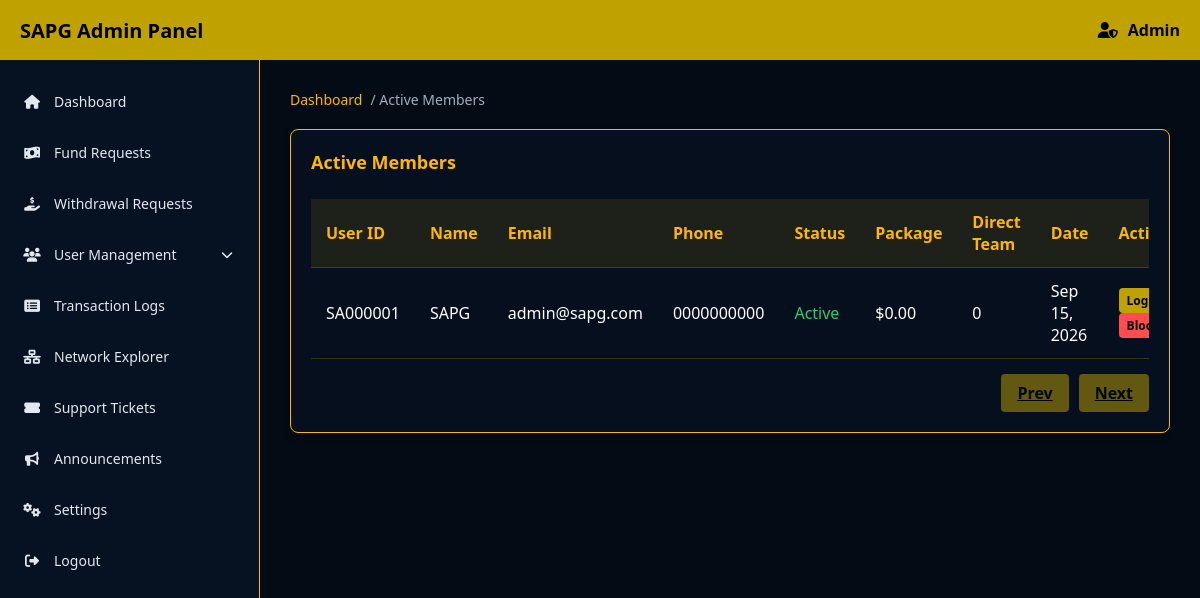
/AdminPanel/activeMembers.php (signed in), run on an earlier commit of the app's database.
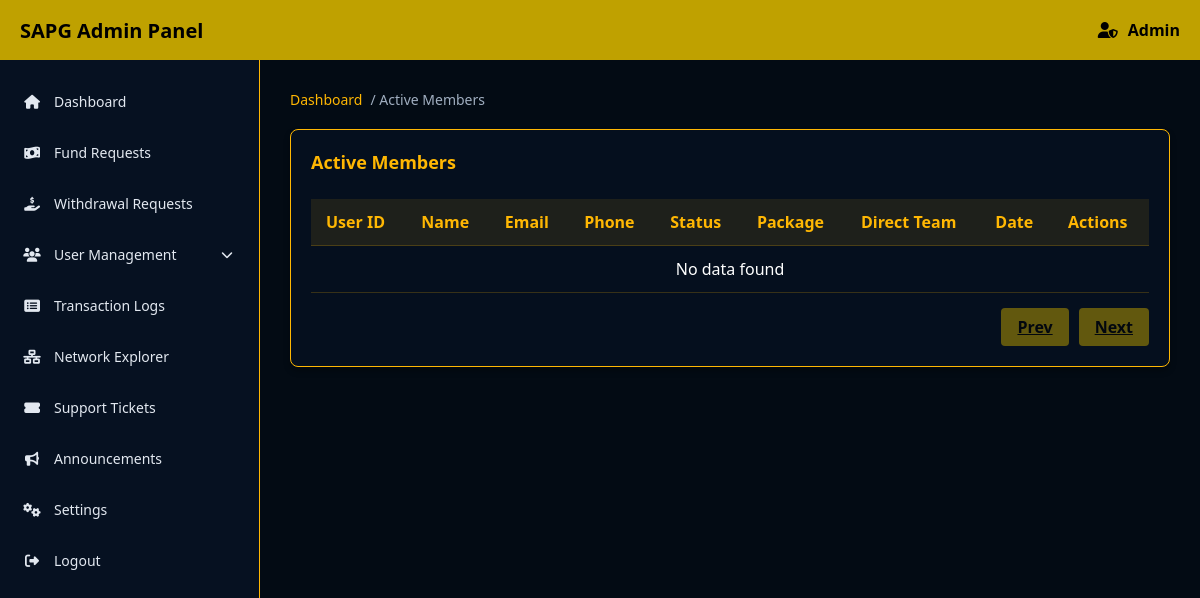
And on a later commit of the database.
### tables this page shows
CREATE TABLE `users` (
  `id` int(11) NOT NULL AUTO_INCREMENT,
  `user_id` varchar(8) NOT NULL COMMENT 'Alphanumeric ID: SA followed by 6 digits',
  `sponsor_id` varchar(8) DEFAULT NULL COMMENT 'References parent user_id in sponsor tree',
  `name` varchar(100) NOT NULL,
  `email` varchar(255) NOT NULL,
  `phone` varchar(20) NOT NULL,
  `password` varchar(255) NOT NULL COMMENT 'Bcrypt hashed',
  `status` enum('Active','Inactive','Blocked') DEFAULT 'Inactive' COMMENT 'Inactive = registered but no package',
  `created_at` timestamp NOT NULL DEFAULT current_timestamp(),
  `updated_at` timestamp NOT NULL DEFAULT current_timestamp() ON UPDATE current_timestamp(),
  `wallet_address` varchar(255) DEFAULT NULL,
  PRIMARY KEY (`id`),
  UNIQUE KEY `user_id` (`user_id`),
  KEY `idx_sponsor` (`sponsor_id`),
  KEY `idx_status` (`status`),
  KEY `idx_email` (`email`)
);

CREATE TABLE `user_financial_summary` (
  `user_id` varchar(8) NOT NULL,
  `my_package` decimal(10,2) DEFAULT 0.00 COMMENT 'Highest active package amount',
  `direct_team_count` int(11) DEFAULT 0 COMMENT 'Number of direct referrals',
  `total_active_team_count` int(11) DEFAULT 0 COMMENT 'All downlines with at least $11 package',
  `total_inactive_team_count` int(11) DEFAULT 0 COMMENT 'All downlines with no package',
  `strong_leg_count` int(11) DEFAULT 0 COMMENT 'Size of largest single leg',
  `other_legs_count` int(11) DEFAULT 0 COMMENT 'Sum of all other legs',
  `main_deposit_balance` decimal(15,4) DEFAULT 0.0000,
  `earnings_11_wallet` decimal(15,4) DEFAULT 0.0000,
  `earnings_30_wallet` decimal(15,4) DEFAULT 0.0000,
  `earnings_60_wallet` decimal(15,4) DEFAULT 0.0000,
  `earnings_120_wallet` decimal(15,4) DEFAULT 0.0000,
  `earnings_240_wallet` decimal(15,4) DEFAULT 0.0000,
  `earnings_480_wallet` decimal(15,4) DEFAULT 0.0000,
  `booster_10_wallet` decimal(15,4) DEFAULT 0.0000,
  `booster_20_wallet` decimal(15,4) DEFAULT 0.0000,
  `booster_40_wallet` decimal(15,4) DEFAULT 0.0000,
  `booster_80_wallet` decimal(15,4) DEFAULT 0.0000,
  `booster_160_wallet` decimal(15,4) DEFAULT 0.0000,
  `booster_320_wallet` decimal(15,4) DEFAULT 0.0000,
  `total_direct_referral_income` decimal(15,4) DEFAULT 0.0000,
  `total_team_level_income` decimal(15,4) DEFAULT 0.0000,
  `total_global_autopool_income` decimal(15,4) DEFAULT 0.0000,
  `total_booster_income` decimal(15,4) DEFAULT 0.0000,
  `total_reward_income` decimal(15,4) DEFAULT 0.0000,
  `total_withdrawal_amount` decimal(15,4) DEFAULT 0.0000,
  `net_income` decimal(15,4) DEFAULT 0.0000,
  `updated_at` timestamp NOT NULL DEFAULT current_timestamp() ON UPDATE current_timestamp(),
  `booster_wallet` decimal(15,4) DEFAULT 0.0000,
  PRIMARY KEY (`user_id`),
  CONSTRAINT `user_financial_summary_ibfk_1` FOREIGN KEY (`user_id`) REFERENCES `users` (`user_id`) ON DELETE CASCADE
);

### AdminPanel/activeMembers.php (the view, shortened to what this page needs)
<?php
require_once '../libs/db.php';
$page = isset($_GET['page']) ? (int)$_GET['page'] : 1;
$limit = 20;
$offset = ($page - 1) * $limit;
$stmt = $pdo->query("SELECT COUNT(*) FROM users WHERE status = 'Active'");
$total_rows = $stmt->fetchColumn();
$total_pages = ceil($total_rows / $limit);
$stmt = $pdo->prepare("SELECT u.*, f.my_package, f.direct_team_count FROM users u LEFT JOIN user_financial_summary f ON u.user_id = f.user_id WHERE u.status = 'Active' ORDER BY u.created_at DESC LIMIT ? OFFSET ?");
$stmt->execute([$limit, $offset]);
$members = $stmt->fetchAll(PDO::FETCH_ASSOC);
require_once 'includes/header.php';
?>
<div class="breadcrumb">
    <a href="index.php">Dashboard</a> / Active Members
</div>
<div class="card">
    <h3 class="card-title">Active Members</h3>
    <div class="table-responsive">
        <table>
            <thead>
                <tr>
                    <th>User ID</th>
                    <th>Name</th>
                    <th>Email</th>
                    <th>Phone</th>
                    <th>Status</th>
                    <th>Package</th>
                    <th>Direct Team</th>
                    <th>Date</th>
                    <th>Actions</th>
                </tr>
            </thead>
            <tbody>
                <?php if (empty($members)): ?>
                <tr>
                    <td colspan="9" style="text-align: center;">No data found</td>
                </tr>
                <?php else: ?>
                    <?php foreach ($members as $m): ?>
                    <tr>
                        <td><?php echo htmlspecialchars($m['user_id']); ?></td>
                        <td><?php echo htmlspecialchars($m['name']); ?></td>
                        <td><?php echo htmlspecialchars($m['email']); ?></td>
                        <td><?php echo htmlspecialchars($m['phone']); ?></td>
                        <td>
                            <?php
                            $status_lower = strtolower($m['status']);
                            $color = $status_lower === 'active' ? '#2ecc71' : ($status_lower === 'blocked' ? '#ff4d4d' : 'orange');
                            echo "<span style='color: {$color}'>" . ucfirst($m['status']) . "</span>";
                            ?>
                        </td>
                        <td>$<?php echo number_format($m['my_package'] ?? 0, 2); ?></td>
                        <td><?php echo number_format($m['direct_team_count'] ?? 0); ?></td>
                        <td><?php echo date('M d, Y', strtotime($m['created_at'])); ?></td>
                        <td>
                            <button class="btn btn-gold" style="padding: 4px 8px; font-size: 12px;" onclick="impersonate('<?php echo $m['user_id']; ?>')">Login</button>
                            <?php if ($status_lower !== 'blocked'): ?>
                                <button class="btn btn-gold" style="padding: 4px 8px; font-size: 12px; background: #ff4d4d;" onclick="blockUser('<?php echo $m['user_id']; ?>')">Block</button>
                            <?php else: ?>
                                <button class="btn btn-gold" style="padding: 4px 8px; font-size: 12px; background: #2ecc71;" onclick="unblockUser('<?php echo $m['user_id']; ?>')">Unblock</button>
                            <?php endif; ?>
                        </td>
                    </tr>
                    <?php endforeach; ?>
                <?php endif; ?>
            </tbody>
        </table>
    </div>
    <div class="pagination" style="margin-top:15px; display:flex; gap:10px; justify-content:flex-end;">
        <a href="?page=<?php echo max(1, $page - 1); ?>" class="btn btn-gold" <?php if($page <= 1) echo 'style="pointer-events: none; opacity: 0.5;"'; ?>>Prev</a>
        <a href="?page=<?php echo min($total_pages, $page + 1); ?>" class="btn btn-gold" <?php if($page >= $total_pages) echo 'style="pointer-events: none; opacity: 0.5;"'; ?>>Next</a>
    </div>
</div>
<?php require_once 'includes/footer.php'; ?>

What changed in the data, as far as the page shows it:
removed users: user "SA000001", name "SAPG", email "admin@sapg.com", phone "0000000000", status "Active", user.my_package "0.00", user.direct_team_count "0", created_at "Sep 15, 2026"
Also different on the page:
text now shown: "No data found"
